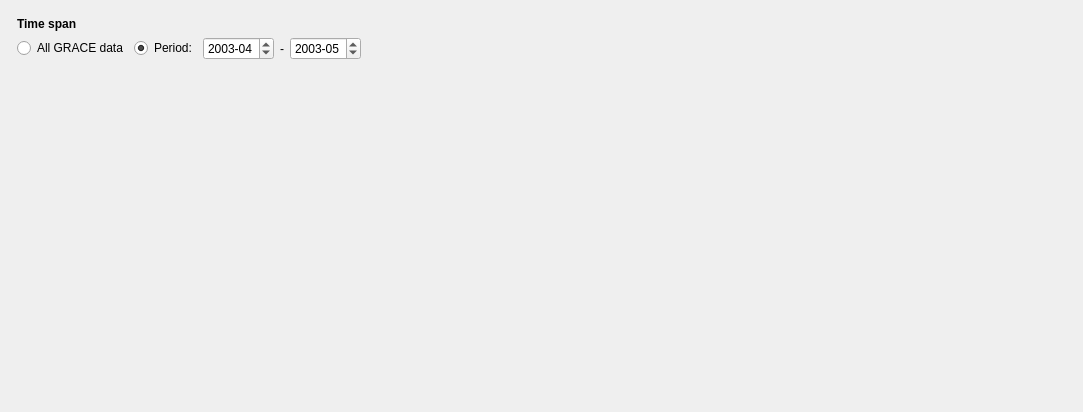
              <widget class="QWidget" name="page">
               <property name="geometry">
                <rect>
                 <x>0</x>
                 <y>0</y>
                 <width>1083</width>
                 <height>412</height>
                </rect>
               </property>
               <attribute name="label">
                <string>Time settings</string>
               </attribute>
               <layout class="QVBoxLayout" name="verticalLayout_11">
                <item>
                 <layout class="QVBoxLayout" name="verticalLayout_12">
                  <property name="leftMargin">
                   <number>6</number>
                  </property>
                  <property name="topMargin">
                   <number>6</number>
                  </property>
                  <property name="rightMargin">
                   <number>6</number>
                  </property>
                  <property name="bottomMargin">
                   <number>6</number>
                  </property>
                  <item>
                   <widget class="QLabel" name="label_18">
                    <property name="font">
                     <font>
                      <weight>75</weight>
                      <italic>false</italic>
                      <bold>true</bold>
                     </font>
                    </property>
                    <property name="text">
                     <string>Time span</string>
                    </property>
                   </widget>
                  </item>
                  <item>
                   <layout class="QHBoxLayout" name="horizontalLayout_17">
                    <item>
                     <widget class="QRadioButton" name="rb_id003">
                      <property name="text">
                       <string>All GRACE data</string>
                      </property>
                      <property name="checked">
                       <bool>false</bool>
                      </property>
                      <attribute name="buttonGroup">
                       <string notr="true">buttonGroup_6</string>
                      </attribute>
                     </widget>
                    </item>
                    <item>
                     <widget class="QRadioButton" name="rb_id004">
                      <property name="text">
                       <string>Period:</string>
                      </property>
                      <property name="checked">
                       <bool>true</bool>
                      </property>
                      <attribute name="buttonGroup">
                       <string notr="true">buttonGroup_6</string>
                      </attribute>
                     </widget>
                    </item>
                    <item>
                     <layout class="QHBoxLayout" name="horizontalLayout_8">
                      <item>
                       <widget class="QDateEdit" name="de_id001">
                        <property name="dateTime">
                         <datetime>
                          <hour>0</hour>
                          <minute>0</minute>
                          <second>0</second>
                          <year>2003</year>
                          <month>4</month>
                          <day>1</day>
                         </datetime>
                        </property>
                        <property name="displayFormat">
                         <string>yyyy-MM</string>
                        </property>
                        <property name="date">
                         <date>
                          <year>2003</year>
                          <month>4</month>
                          <day>1</day>
                         </date>
                        </property>
                       </widget>
                      </item>
                      <item>
                       <widget class="QLabel" name="label_13">
                        <property name="text">
                         <string>-</string>
                        </property>
                       </widget>
                      </item>
                      <item>
                       <widget class="QDateEdit" name="de_id002">
                        <property name="dateTime">
                         <datetime>
                          <hour>0</hour>
                          <minute>0</minute>
                          <second>0</second>
                          <year>2003</year>
                          <month>5</month>
                          <day>1</day>
                         </datetime>
                        </property>
                        <property name="displayFormat">
                         <string>yyyy-MM</string>
                        </property>
                        <property name="date">
                         <date>
                          <year>2003</year>
                          <month>5</month>
                          <day>1</day>
                         </date>
                        </property>
                       </widget>
                      </item>
                     </layout>
                    </item>
                    <item>
                     <spacer name="horizontalSpacer_3">
                      <property name="orientation">
                       <enum>Qt::Horizontal</enum>
                      </property>
                      <property name="sizeHint" stdset="0">
                       <size>
                        <width>40</width>
                        <height>20</height>
                       </size>
                      </property>
                     </spacer>
                    </item>
                   </layout>
                  </item>
                  <item>
                   <spacer name="verticalSpacer_2">
                    <property name="orientation">
                     <enum>Qt::Vertical</enum>
                    </property>
                    <property name="sizeHint" stdset="0">
                     <size>
                      <width>20</width>
                      <height>40</height>
                     </size>
                    </property>
                   </spacer>
                  </item>
                 </layout>
                </item>
               </layout>
              </widget>
